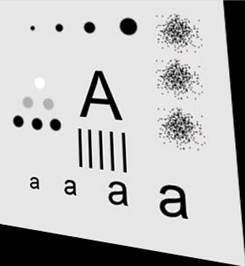
%> input picture 实验/lab1(不用库函数)/alphabet2.jpg, 245 x 266 px
$ octave lab1_4.m   (GNU Octave 9; MATLAB toolbox functions it lacks are replaced by stand-ins)
%> lines starting %> are read from the running program, lines starting %| are printed output that depends on the picture
source = imread('alphabet2.jpg');
%> source is the input picture: size 266x245x3 uint8; mean R, G, B 190.2, 190.2, 190.2
[r, c, l] = size(source);
%> r = 266; c = 245; l = 3
output1 = zeros(224, 224, l);
output2 = zeros(224, 224, l);
x1=1;
y1=1;
u1=1;
v1=1;
x2=224;
y2=1;
u2=224;
v2=1;
x3=1;
y3=224;
u3=1;
v3=224;
x4=245;
y4=266;
u4=224;
v4=224;
A=[x1 y1 1 0 0 0 -x1*u1 -y1*u1;
 0 0 0 x1 y1 1 -x1*v1 -y1*v1;
x2 y2 1 0 0 0 -x2*u2 -y2*u2;
 0 0 0 x2 y2 1 -x2*v2 -y2*v2;
x3 y3 1 0 0 0 -x3*u3 -y3*u3;
 0 0 0 x3 y3 1 -x3*v3 -y3*v3;
x4 y4 1 0 0 0 -x4*u4 -y4*u4;
 0 0 0 x4 y4 1 -x4*v4 -y4*v4];
B=[u1;v1;u2;v2;u3;v3;u4;v4];
M=A\B;
opmatrix = [M(1,1) M(2,1) M(3,1); M(4,1) M(5,1) M(6,1); M(7,1) M(8,1) 1];
invopmatrix = inv(opmatrix);
for i = 1 : 224
	for j = 1 : 224
        w = 1/(invopmatrix(3,1)*j+invopmatrix(3,2)*i+1);
		pixel = [w*j; w*i; w];
		pixel = opmatrix \ pixel;
		x = round(pixel(1, 1));
		y = round(pixel(2, 1));
		if (x <= c) && (y <= r) && (x >= 1) && (y >= 1)
			for k = 1 : l
				output1(i, j, k) = source(y, x, k);
			end
		end
	end
end
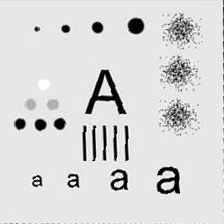
%> output1: size 224x224x3 double; mean R, G, B 216, 216, 216
for i = 1 : 224
	for j = 1 : 224
        w = 1/(invopmatrix(3,1)*j+invopmatrix(3,2)*i+1);
		pixel = [w*j; w*i; w];
		pixel = opmatrix \ pixel;
		x = pixel(1, 1);
		y = pixel(2, 1);
		float_x=x-floor(x);
        float_y=y-floor(y);
		if (x <= c) && (y <= r) && (x >= 1) && (y >= 1)
			pix_up_left=[floor(x) floor(y)];
           	pix_up_right=[floor(x) ceil(y)];
            pix_down_left=[ceil(x) floor(y)];
            pix_down_right=[ceil(x) ceil(y)];
            value_up_left=(1-float_x)*(1-float_y);
            value_up_right=(1-float_x)*float_y;
           	value_down_left=float_x*(1-float_y);
            value_down_right=float_x*float_y;
			for k = 1 : l
				output2(i, j, k) =	value_up_left*source(pix_up_left(1,2), pix_up_left(1,1), k)+ ...
                                    value_up_right*source(pix_up_right(1,2), pix_up_right(1,1), k)+ ...
                                    value_down_left*source(pix_down_left(1,2), pix_down_left(1,1), k)+ ...
                                    value_down_right*source(pix_down_right(1,2), pix_down_right(1,1), k);
			end
		end
	end
end
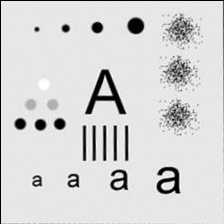
%> output2: size 224x224x3 double; mean R, G, B 213.9, 213.9, 213.9
%> after the loop, pix_down_left = [245 265]; pix_down_right = [245 266]; pix_up_left = [244 265]; pix_up_right = [244 266]; value_down_left = 0.0459; value_down_right = 0.91; value_up_left = 0.00212; value_up_right = 0.0421
output2(1,:,:)=[];
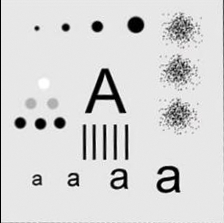
%> output2: size 223x224x3 double; mean R, G, B 214.8, 214.8, 214.8
output2(:,1,:)=[];
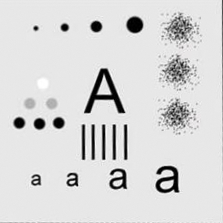
%> output2: size 223x223x3 double; mean R, G, B 215.8, 215.8, 215.8
subplot(1,2,1); imshow(uint8(output1));
subplot(1,2,2); imshow(uint8(output2));
